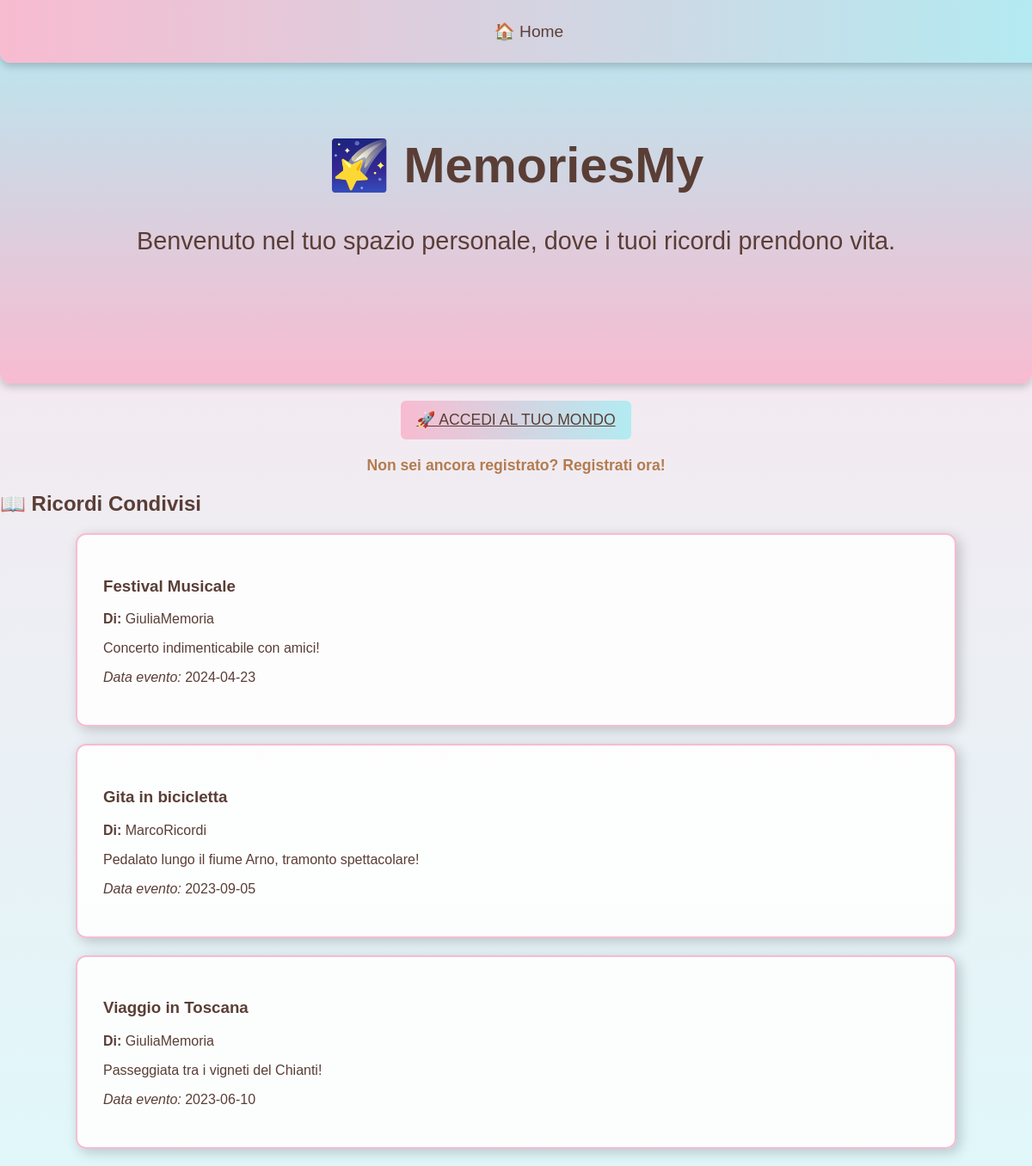
The page / on the database its author committed.
### tables this page shows
CREATE TABLE ricordi (
    id_ricordo INT AUTO_INCREMENT PRIMARY KEY,
    id_utente INT NOT NULL,
    titolo VARCHAR(100) NOT NULL,
    testo TEXT NOT NULL,
    data_evento DATE NOT NULL,
    file_path VARCHAR(255),
    FOREIGN KEY (id_utente) REFERENCES utenti(id_utente) ON DELETE CASCADE
);

CREATE TABLE utenti (
    id_utente INT AUTO_INCREMENT PRIMARY KEY,
    nome VARCHAR(50) NOT NULL,
    email VARCHAR(100) UNIQUE NOT NULL,
    username VARCHAR(50) UNIQUE NOT NULL,
    password VARCHAR(255) NOT NULL
);

### index.php (the view, shortened to what this page needs)
<?php
require 'config.php';
$stmtRicordi = $pdo->query("SELECT r.id_ricordo, r.titolo, r.testo, u.username, r.data_evento, r.file_path,
    (SELECT COUNT(*) FROM likes WHERE id_ricordo = r.id_ricordo) AS likes
    FROM ricordi r JOIN utenti u ON r.id_utente = u.id_utente ORDER BY r.data_evento DESC");
$ricordi = $stmtRicordi->fetchAll();
?>
<!DOCTYPE html>
<html lang="it">
<head>
    <link rel="stylesheet" href="style.css">
</head>
<body>
    <header class="hero">
        <h1>🌠 MemoriesMy</h1>
        <p>Benvenuto nel tuo spazio personale, dove i tuoi ricordi prendono vita.</p>
    </header>
    <nav class="navbar">
        <a href="index.php">🏠 Home</a>
    </nav>
   <?php if (!isset($_SESSION['user_id'])): ?>
    <section class="auth-options">
        <a href="login.php" class="btn-primary">🚀 ACCEDI AL TUO MONDO</a>
        <p class="small-text"><a href="register.php">Non sei ancora registrato? Registrati ora!</a></p>
    </section>
<?php endif; ?>
    <section class="recent-memories">
        <h2>📖 Ricordi Condivisi</h2>
        <?php foreach ($ricordi as $r): ?>
            <div class="memory-card">
                <h3><?= htmlspecialchars($r['titolo']) ?></h3>
                <p><strong>Di:</strong> <?= htmlspecialchars($r['username']) ?></p>
                <p><?= htmlspecialchars($r['testo']) ?></p>
                <p><em>Data evento:</em> <?= htmlspecialchars($r['data_evento']) ?></p>
            </div>
        <?php endforeach; ?>
    </section>
</body>
</html>

### style.css (style rules this page uses)
body { font-family: 'Poppins', sans-serif; background: linear-gradient(to bottom, #fce4ec, #e0f7fa); color: #5a3e36; margin: 0; padding: 0; }
.navbar { background: linear-gradient(to right, #f8bbd0, #b2ebf2); padding: 15px; font-size: 1.2em; display: flex; justify-content: space-around; align-items: center; position: fixed; width: 100%; top: 0; z-index: 1000; box-shadow: 0px 4px 10px rgba(0, 0, 0, 0.2); border-radius: 0 0 12px 12px; }
.navbar a { text-decoration: none; color: #5a3e36; padding: 10px 15px; border-radius: 6px; font-size: 1em; transition: background 0.3s ease-in-out; }
.hero { background: linear-gradient(to top, #f8bbd0, #b2ebf2); padding: 120px 20px; font-size: 1.8em; text-align: center; box-shadow: 0px 4px 10px rgba(0, 0, 0, 0.2); border-radius: 0 0 12px 12px; }
.btn-primary, .btn-secondary, .btn-like, .btn-back { background: linear-gradient(to right, #f8bbd0, #b2ebf2); color: #5a3e36; padding: 12px 18px; border: none; cursor: pointer; border-radius: 6px; font-size: 1.1em; transition: background 0.3s ease-in-out, transform 0.2s ease-in-out; display: block; margin: 20px auto; text-align: center; width: fit-content; }
.memory-card { background: rgba(255, 255, 255, 0.9); padding: 30px; width: 80%; margin: 20px auto; border-radius: 12px; box-shadow: 4px 4px 15px rgba(0,0,0,0.2); border: 2px solid #f8bbd0; transition: transform 0.2s ease-in-out; }
.btn-primary { background: linear-gradient(to right, #f8bbd0, #b2ebf2); color: #5a3e36; padding: 12px 18px; border: none; cursor: pointer; border-radius: 6px; font-size: 1.1em; transition: background 0.3s ease-in-out, transform 0.2s ease-in-out; display: block; margin: 20px auto; text-align: center; width: fit-content; }
.small-text { font-size: 1.1em; text-align: center; margin-top: 10px; }
.small-text a { color: #b37c50; text-decoration: none; font-weight: bold; transition: color 0.3s ease-in-out; }

### rows shown on the page
ricordi: titolo "Festival Musicale", id_utente.username "GiuliaMemoria", testo "Concerto indimenticabile con amici!", data_evento "2024-04-23"
ricordi: titolo "Gita in bicicletta", id_utente.username "MarcoRicordi", testo "Pedalato lungo il fiume Arno, tramonto spettacolare!", data_evento "2023-09-05"
ricordi: titolo "Viaggio in Toscana", id_utente.username "GiuliaMemoria", testo "Passeggiata tra i vigneti del Chianti!", data_evento "2023-06-10"
